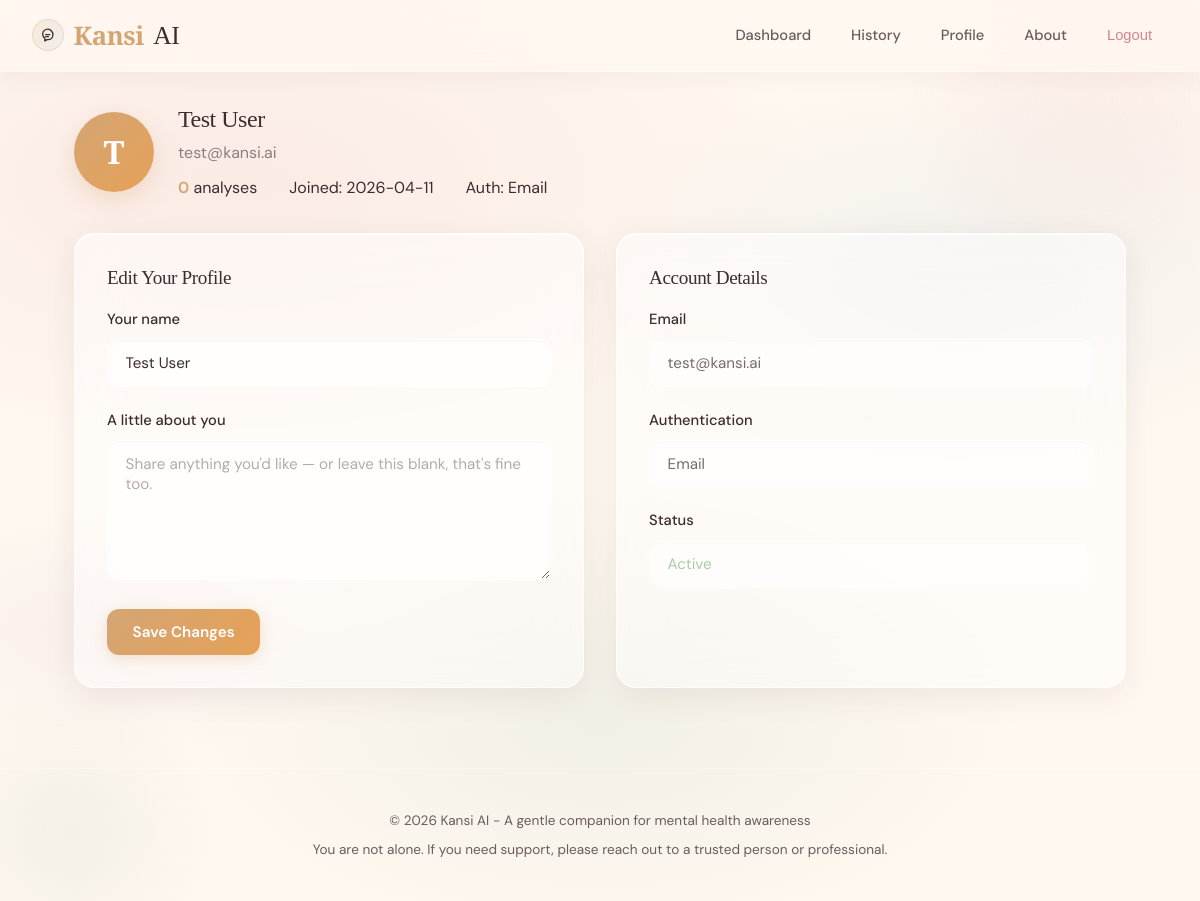
Screenshot of /profile (signed in) with the database file from the repository.
### tables this page shows
CREATE TABLE users (
            id INTEGER PRIMARY KEY AUTOINCREMENT,
            email TEXT UNIQUE NOT NULL,
            password_hash TEXT,
            full_name TEXT NOT NULL,
            auth_provider TEXT DEFAULT 'email',
            google_id TEXT UNIQUE,
            profile_picture TEXT,
            bio TEXT,
            created_at TIMESTAMP DEFAULT CURRENT_TIMESTAMP,
            updated_at TIMESTAMP DEFAULT CURRENT_TIMESTAMP,
            last_login TIMESTAMP,
            is_active BOOLEAN DEFAULT 1
        , is_admin BOOLEAN DEFAULT 0);

### app.py (the view, shortened to what this page needs)
    @app.route('/profile', methods=['GET', 'POST'])
    @login_required
    def profile():
        history = get_analysis_history(g.user['id'], limit=50)
        return render_template('profile.html', history=history)

### app.py (called while the page is built)
def login_required(view):
    @wraps(view)
    def wrapped(*args, **kwargs):
        if not g.user:
            record_security_event('access_denied', subject='anonymous', ip_address=get_request_ip(), metadata={'path': request.path})
            if is_api_request():
                abort(401)
            flash('Please log in to access this page.', 'warning')
            return redirect(url_for('login'))
        return view(*args, **kwargs)
    return wrapped

### database.py (called while the page is built)
def get_db():
    os.makedirs(os.path.dirname(DB_PATH), exist_ok=True)
    conn = sqlite3.connect(DB_PATH)
    conn.row_factory = sqlite3.Row
    conn.execute("PRAGMA foreign_keys = ON")
    return conn

def get_user_by_id(user_id):
    conn = get_db()
    user = conn.execute('SELECT * FROM users WHERE id = ?', (user_id,)).fetchone()
    conn.close()
    return dict(user) if user else None

def get_analysis_history(user_id, limit=20):
    conn = get_db()
    rows = conn.execute(
        '''
        SELECT * FROM analysis_history WHERE user_id = ? ORDER BY created_at DESC LIMIT ?
        ''',
        (user_id, limit)
    ).fetchall()
    conn.close()
    return [dict(r) for r in rows]

### templates/profile.html (shortened to what this page needs)
{% extends "base.html" %}
{% block content %}
<div class="profile-header">
    <div class="profile-avatar">{{ user.full_name[0] | upper }}</div>
    <div class="profile-info">
        <h2>{{ user.full_name }}</h2>
        <p>{{ user.email }}</p>
        <div class="stats-row">
            <div><span>{{ history | length }}</span> analyses</div>
            <div>Joined: {{ user.created_at[:10] if user.created_at else 'N/A' }}</div>
            <div>Auth: {{ user.auth_provider | capitalize }}</div>
        </div>
    </div>
</div>
<div class="profile-grid">
    <div class="card">
        <h3 style="margin-bottom: 1rem;">Edit Your Profile</h3>
        <form method="POST" action="{{ url_for('profile') }}">
            <div class="form-group">
                <label for="full_name">Your name</label>
                <input type="text" id="full_name" name="full_name" value="{{ user.full_name }}" required>
            </div>
            <div class="form-group">
                <label for="bio">A little about you</label>
                <textarea id="bio" name="bio" rows="4" placeholder="Share anything you'd like — or leave this blank, that's fine too.">{{ user.bio or '' }}</textarea>
            </div>
            <button type="submit" class="btn btn-primary">Save Changes</button>
        </form>
    </div>
    <div class="card">
        <h3 style="margin-bottom: 1rem;">Account Details</h3>
        <div class="form-group">
            <label>Email</label>
            <input type="email" value="{{ user.email }}" disabled style="opacity: 0.7;">
        </div>
        <div class="form-group">
            <label>Authentication</label>
            <input type="text" value="{{ user.auth_provider | capitalize }}" disabled style="opacity: 0.7;">
        </div>
        <div class="form-group">
            <label>Status</label>
            <input type="text" value="Active" disabled style="opacity: 0.7; color: var(--success);">
        </div>
    </div>
</div>
{% endblock %}

### rows the page displays
users: full_name "T", full_name "Test User", email "test@kansi.ai", created_at "2026-04-11", auth_provider "Email"

### other values shown
{{ history | length }} "0"
